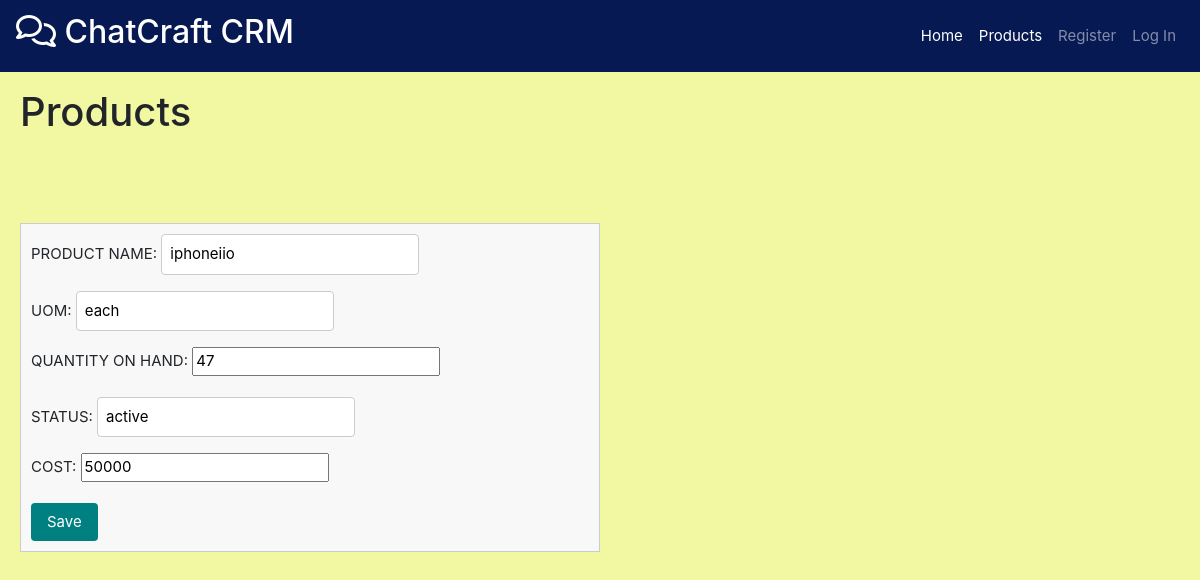
Screenshot of /products/edit/16/ with the database file from the repository.
### products/models.py (models this page shows, shortened)
class Product(models.Model):
    PRODUCT_ID=models.AutoField(primary_key=True)
    PRODUCT_NAME = models.CharField(max_length=35,unique = True)
    UOM=models.CharField(max_length=35,null=True,blank=True)
    COST = models.IntegerField(default=0,null=True,blank=True)
    QUANTITY_ON_HAND=models.IntegerField(default = 0,null=True,blank=True)
    STATUS = models.CharField(max_length=35,null = True,blank=True)

### products/views.py (the view)
# urls.py: path('edit/<int:product_id>/',views.editProduct),
@csrf_exempt
def editProduct(request, product_id):
    instance = get_object_or_404(Product, pk=product_id)
    if request.method == 'POST':
        form = ProductForm(request.POST, instance=instance)
        if form.is_valid():
            form.save()
            return redirect('/products/get/')
    else:
        form = ProductForm(instance=instance)
    return render(request, 'Products/save_Product.html', {'form': form, 'instance': instance})

### products/forms.py (shortened to what this page needs)
class ProductForm(forms.ModelForm):
    class Meta:
        model = Product
        fields = ["PRODUCT_NAME", "UOM", "QUANTITY_ON_HAND", "STATUS", "COST"]  # List the fields you want to edit

### products/templates/Products/save_Product.html (shortened to what this page needs)
{% extends 'base.html' %}
{% block extra_nav%}
<li class="nav-item">
    <a class="nav-link" href="/products/get/" style="color: white;">Products</a>
</li>
{% endblock %}
{% block content %}
<h1>Products</h1>
<br><br><br>
<form method="post">
    {{ form.as_p }}
    <button type="submit">Save</button>
</form>
{% endblock %}

### templates/base.html (style rules this page uses)
body { background-repeat: no-repeat; background-attachment: fixed; background-size: cover; }
body { font-size: 15px; }
form { margin-top: 20px; padding: 10px; border: 1px solid #ccc; background-color: #f8f8f8; width: 50%; }
form input[type="text"] { padding: 8px; margin-right: 10px; border: 1px solid #ccc; border-radius: 4px; }
form button[type="submit"] { padding: 8px 16px; background-color: teal; border: none; color: white; border-radius: 4px; cursor: pointer; }
h1 { flex: 1; margin: 0; position: relative; }

### rows the page displays
Product: PRODUCT_NAME "iphoneiio", UOM "each", QUANTITY_ON_HAND "47", STATUS "active", COST "50000"
